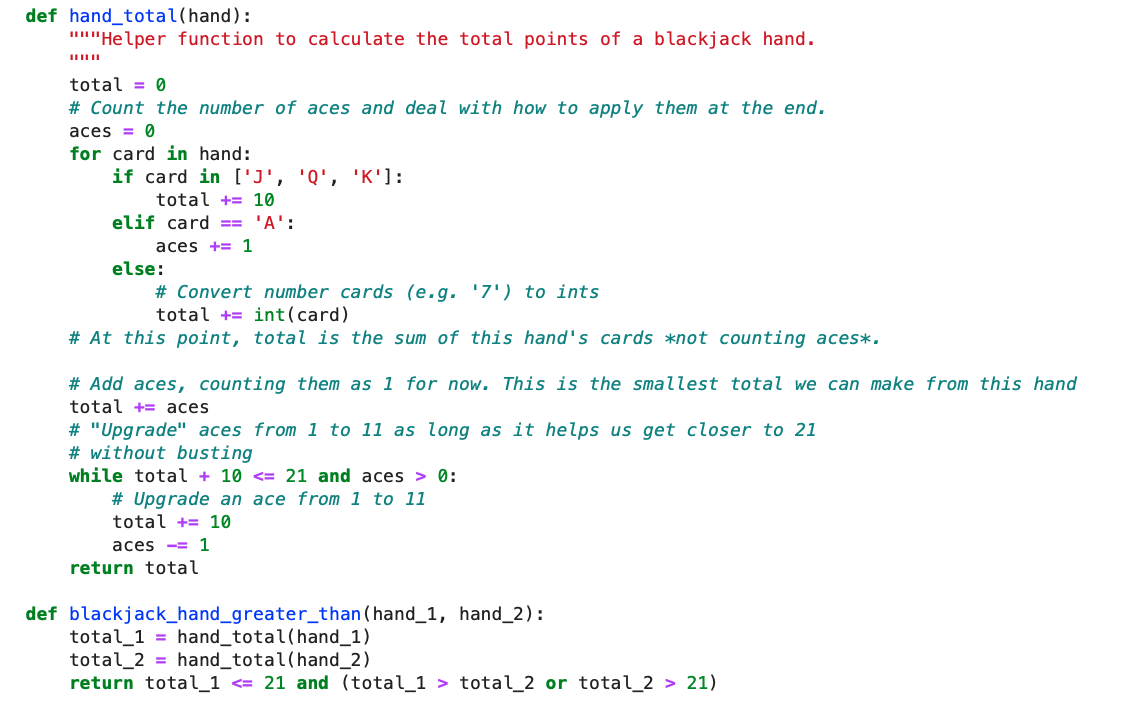
#> input picture test.png, 1127 x 705 px
$ python pix_ex.py
#> lines starting #> are read from the running program, lines starting #| are printed output that depends on the picture; after the words box and inside, x2 and y2 are one past the last pixel; in counts of white or black regions, pixels touching at a corner belong together
import cv2

im = cv2.imread("test.png")
#> im is the input picture: shape (705, 1127, 3); mean B, G, R 248.8, 248.6, 246.6
im = cv2.resize(im,(1000,500))
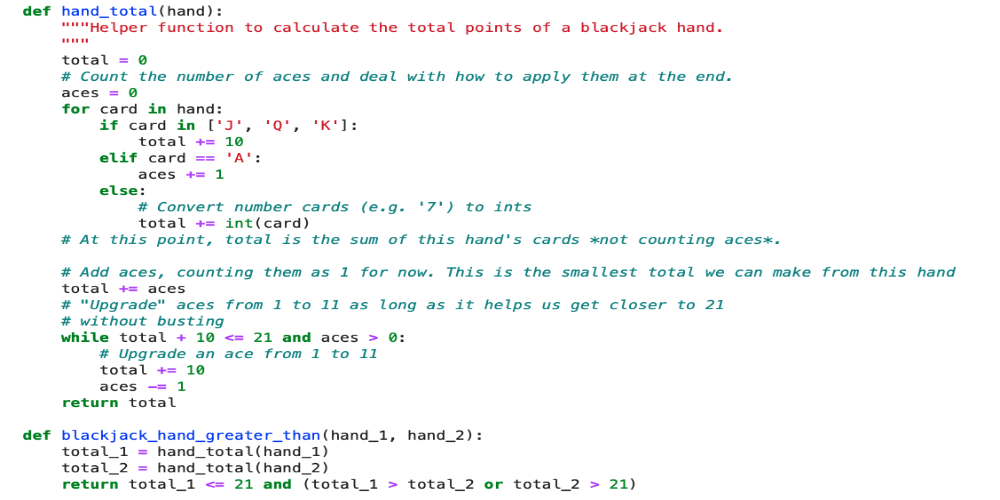
#> im: shape (500, 1000, 3); mean B, G, R 248.8, 248.6, 246.6

imheight = im.shape[0]
#> imheight = 500
imwidth = im.shape[1]
#> imwidth = 1000

y1 = 0
M = imheight//20
#> M = 25
N = imwidth//20
#> N = 50

for y in range(0, imheight, M):
    for x in range(0, imwidth, N):
        y1 = y + M
        x1 = x + N
        tiles = im[y:y+M, x:x+N]

        cv2.rectangle(im, (x, y), (x1, y1), (0,255,0))
        cv2.imwrite("save/" + str(x) + '_' + str(y)+".png",tiles)
#> this loop made 20 passes
#> pass 1, `cv2.imwrite("save/" + str(x) + '_' + str(y)+".png",tiles)`:
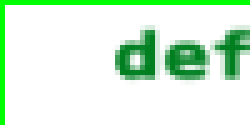
#> saved as 0_0.png: shape (25, 50, 3) (shown 5 times larger); mean B, G, R 216.6, 241.6, 213.2
#> pass 1, `cv2.imwrite("save/" + str(x) + '_' + str(y)+".png",tiles)`:
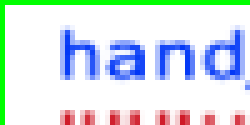
#> saved as 50_0.png: shape (25, 50, 3) (shown 5 times larger); mean B, G, R 232.3, 227.4, 212.4
#> pass 1, `cv2.imwrite("save/" + str(x) + '_' + str(y)+".png",tiles)`:
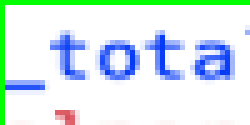
#> saved as 100_0.png: shape (25, 50, 3) (shown 5 times larger); mean B, G, R 237.7, 234.5, 215.3
#> pass 1, `cv2.imwrite("save/" + str(x) + '_' + str(y)+".png",tiles)`:
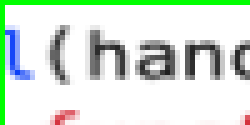
#> saved as 150_0.png: shape (25, 50, 3) (shown 5 times larger); mean B, G, R 216.3, 228.3, 213.8
#> after the loop:
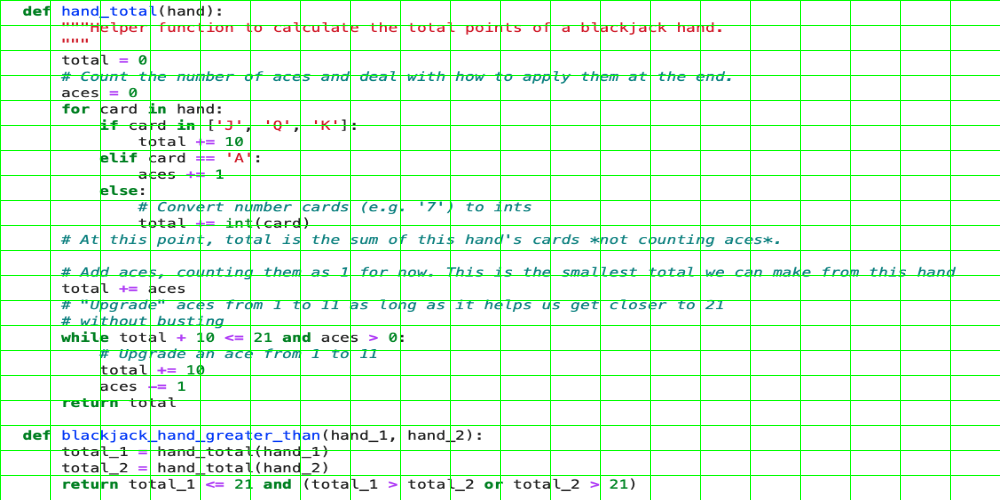
#> im: shape (500, 1000, 3); 5.92% of pixels changed, all inside (x1, y1, x2, y2) = (0, 0, 1000, 500)


cv2.imwrite("ass.png", im)
